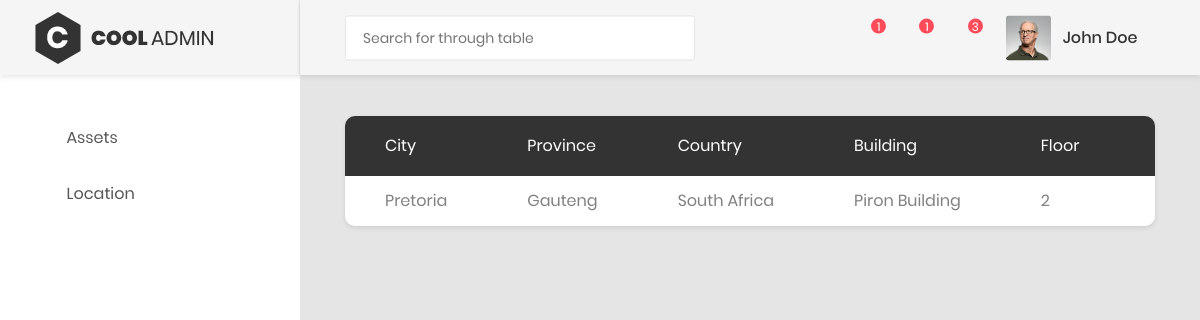
Before: /assetmanager/Llist (signed in) with the older database file.
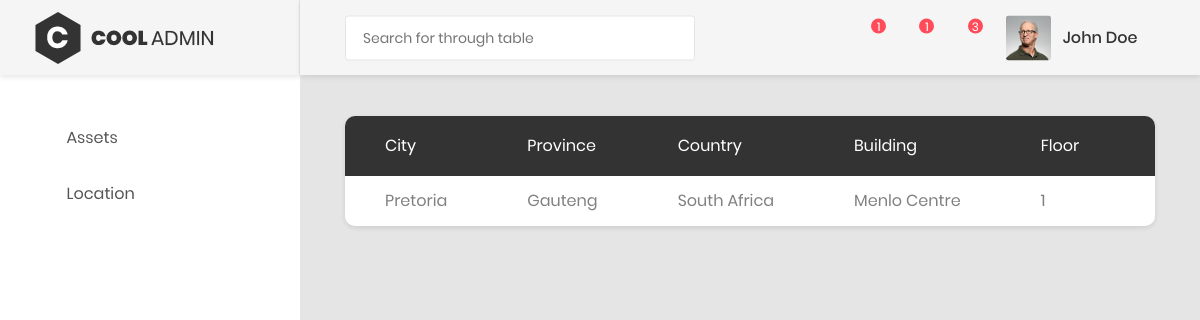
After: the same page with the newer database file.
### AMS/models.py (models this page shows, shortened)
class Location(models.Model):
    location_id= models.AutoField(primary_key=True)
    city = models.CharField(max_length=50)
    province = models.CharField(max_length=50)
    country = models.CharField(max_length=20)
    building = models.TextField(max_length=1000, blank=True)
    floor =models.CharField(max_length=3)
    adress = models.TextField(max_length=200)

### AMS/views.py (the view)
# urls.py: url('Llist', LocationList.as_view(), name='Llist'),
class LocationList(LoginRequiredMixin, ListView):
    model = Location
    login_url = '/assetmanager/login/'
    redirect_field_name = 'redirect_to'
    template_name= 'location.html'
    context_object_name = 'locations'
    paginate_by = 10
    queryset = Location.objects.all()

### AMS/template/location.html (shortened to what this page needs)
<!DOCTYPE html>
<html lang="en">
<head>
    {% load static %}
    {% load i18n staticfiles %}
    <link href="{% static 'css/font-face.css' %}" rel="stylesheet" media="all">
    <link href="{% static 'vendor/font-awesome-4.7/css/font-awesome.min.css' %}" rel="stylesheet" media="all">
    <link href="{% static 'vendor/font-awesome-5/css/fontawesome-all.min.css'%}" rel="stylesheet" media="all">
    <link href="{% static 'vendor/mdi-font/css/material-design-iconic-font.min.css'%}" rel="stylesheet" media="all">
    <link href="{% static 'vendor/bootstrap-4.1/bootstrap.min.css' %}" rel="stylesheet" media="all">
    <link href="{% static 'vendor/animsition/animsition.min.css'%}" rel="stylesheet" media="all">
    <link href="{% static 'vendor/bootstrap-progressbar/bootstrap-progressbar-3.3.4.min.css'%}" rel="stylesheet" media="all">
    <link href="{% static 'vendor/wow/animate.css'%}" rel="stylesheet" media="all">
    <link href="{% static 'vendor/css-hamburgers/hamburgers.min.css'%}" rel="stylesheet" media="all">
    <link href="{% static 'vendor/slick/slick.css'%}" rel="stylesheet" media="all">
    <link href="{% static 'vendor/select2/select2.min.css'%}" rel="stylesheet" media="all">
    <link href="{% static 'vendor/perfect-scrollbar/perfect-scrollbar.css'%}" rel="stylesheet" media="all">
    <link href="{% static 'vendor/data-tables/datatables.min.css'%}" rel="stylesheet" media="all">
    <link href="{% static 'vendor/data-tables/dataTables.bootstrap4.min.css'%}" rel="stylesheet" media="all">
    <link href="{% static 'css/theme.css'%}" rel="stylesheet" media="all">
</head>
<body class="animsition">
    <div class="page-wrapper">
        <aside class="menu-sidebar d-none d-lg-block">
            <div class="logo">
                <a href="#">
                    <img src="images/icon/logo.png" alt="Cool Admin" />
                </a>
            </div>
            <div class="menu-sidebar__content js-scrollbar1">
                <nav class="navbar-sidebar">
                    <ul class="list-unstyled navbar__list">
                 <li class="has-sub">
                            <a class="js-arrow" href="#">
                                <i class="fas fa-desktop"></i>Assets</a>
                 </li>
                          <li class="has-sub">
                            <a class="js-arrow" href="#">
                                <i class="fas fa-copy"></i>Location</a>
                       </li>
                    </ul>
                </nav>
            </div>
        </aside>
        <div class="page-container">
            <header class="header-desktop">
                <div class="section__content section__content--p30">
                    <div class="container-fluid">
                        <div class="header-wrap">
                                <input class="au-input au-input--xl" type="text" id="txtSearch"  placeholder="Search for through table" />
                            <div class="header-button">
                                <div class="noti-wrap">
                                    <div class="noti__item js-item-menu">
                                        <i class="zmdi zmdi-comment-more"></i>
                                        <span class="quantity">1</span>
                                    </div>
                                    <div class="noti__item js-item-menu">
                                        <i class="zmdi zmdi-email"></i>
                                        <span class="quantity">1</span>
                                    </div>
                                    <div class="noti__item js-item-menu">
                                        <i class="zmdi zmdi-notifications"></i>
                                        <span class="quantity">3</span>
                                    </div>
                                </div>
                                <div class="account-wrap">
                                    <div class="account-item clearfix js-item-menu">
                                        <div class="image">
                                            <img src="images/icon/avatar-01.jpg" alt="John Doe" />
                                        </div>
                                        <div class="content">
                                            <a class="js-acc-btn" href="#">john doe</a>
                                        </div>
                                    </div>
                                </div>
                            </div>
                        </div>
                    </div>
                </div>
            </header>
            <div class="main-content">
                <div class="section__content section__content--p30">
                    <div class="container-fluid">
                        <div class="table-responsive table--no-card m-b-30">
                            <table class="table table-borderless table-striped table-earning">
                        <thead>
                            <tr>
                                <th>City</th>
                                <th>Province</th>
                                <th>Country</th>
                                <th>Building</th>
                                <th>Floor</th>
                                <th>Address</th>
                            </tr>
                        </thead>
                        <tbody id="searchBody">
                         {% for location in locations %}
                        <tr>
                            <td>{{ location.city }}</td>
                            <td>{{ location.province }}</td>
                            <td>{{ location.country }}</td>
                            <td>{{ location.building }}</td>
                            <td>{{ location.floor }}</td>
                            <td>{{ location.adress }}</td>
                        </tr>
                        {% endfor %}
                    </tbody>
                    </table>
                        </div>
                                </div>
                            </div>
                        </div>
        </div>
    </div>
</body>
</html>

Changed rows visible on the page:
changed Location "Pretoria": building "Piron Building" → "Menlo Centre"; floor "2" → "1"
